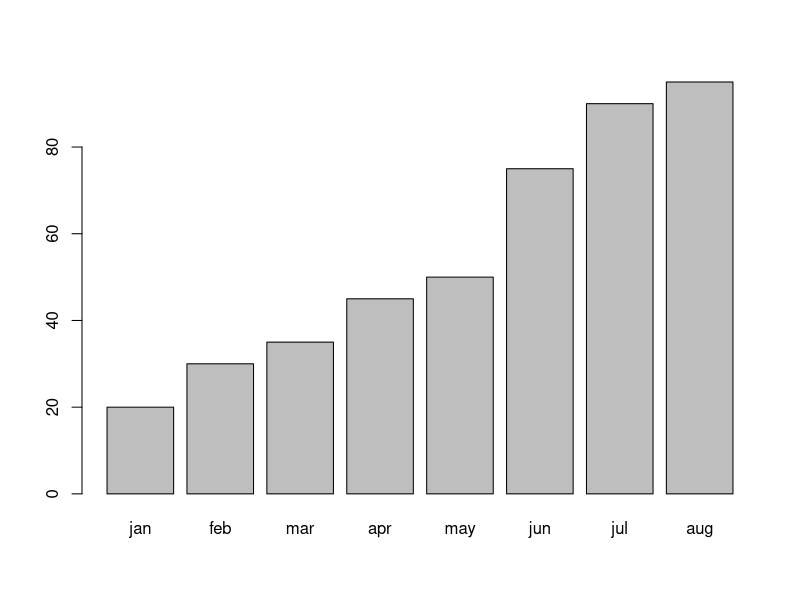
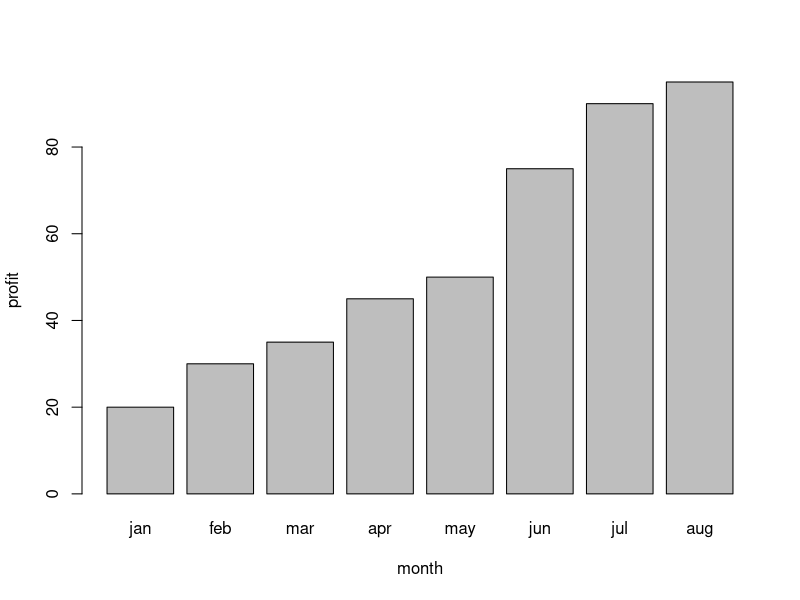
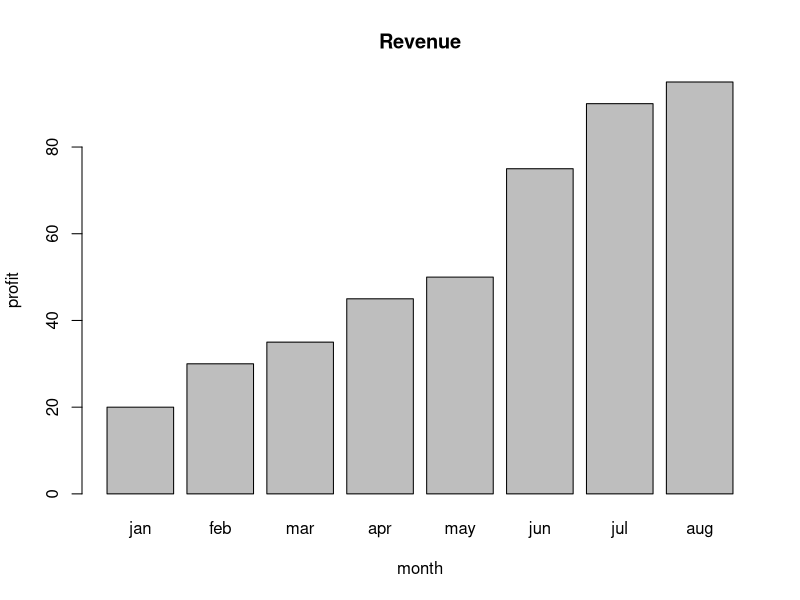
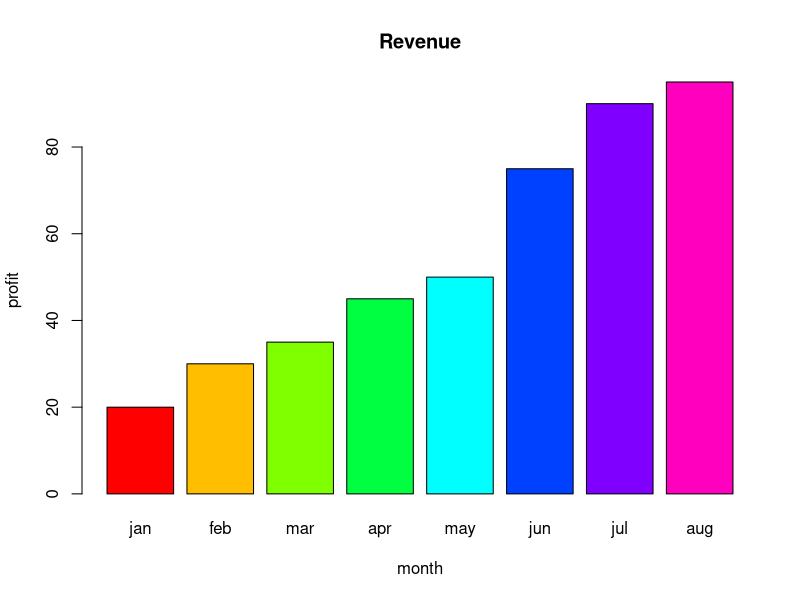
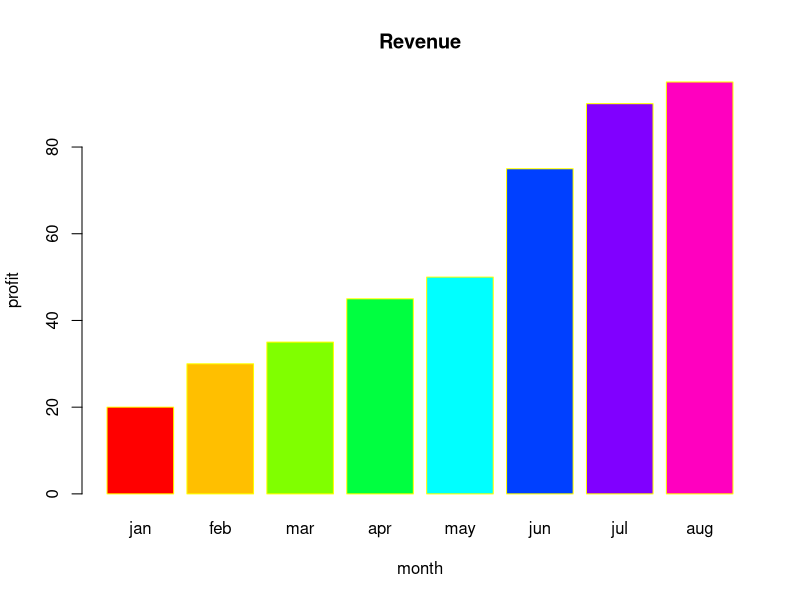
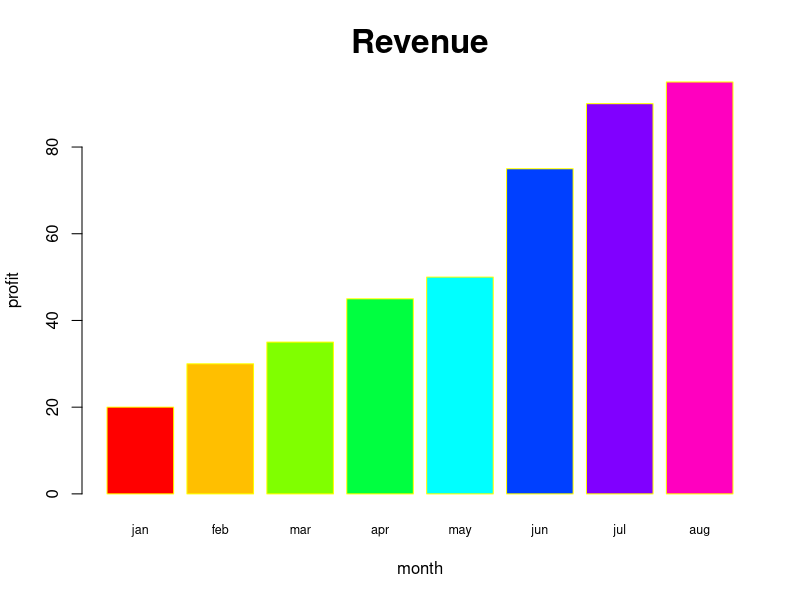
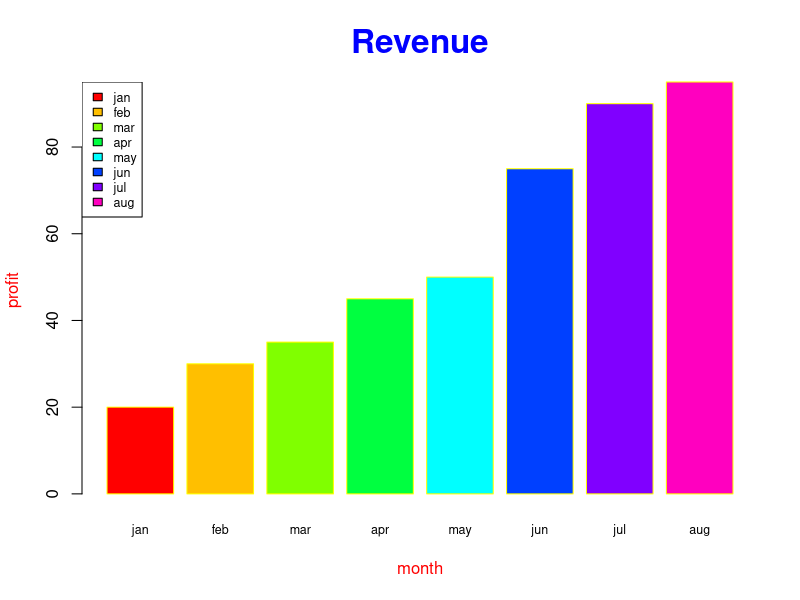

Source code (R) for these figures, in order:
profit=c(20,30,35,45,50,75,90,95)
month=c('jan','feb','mar','apr','may','jun','jul','aug')

barplot(profit,names.arg = month)

barplot(profit,names.arg = month,xlab = "month",ylab = "profit")

barplot(profit,names.arg = month,xlab = "month",ylab = "profit",main = "Revenue")

barplot(profit,names.arg = month,xlab = "month",ylab = "profit",main = "Revenue",col=rainbow(length(profit)))

barplot(profit,names.arg = month,xlab = "month",ylab = "profit",main = "Revenue",col=rainbow(length(profit)), border = "yellow")

barplot(profit,names.arg = month,xlab = "month",ylab = "profit",main = "Revenue",col=rainbow(length(profit)), border = "yellow", cex.axis = 1, cex.names = 0.75, cex.main=2)

barplot(profit,names.arg = month,xlab = "month",ylab = "profit",main = "Revenue",col=rainbow(length(profit)), border = "yellow", cex.axis = 1, cex.names = 0.75, cex.main=2, col.lab='red',col.main="blue")

legend("topleft",month,fill = rainbow(length(profit)),cex=0.75)